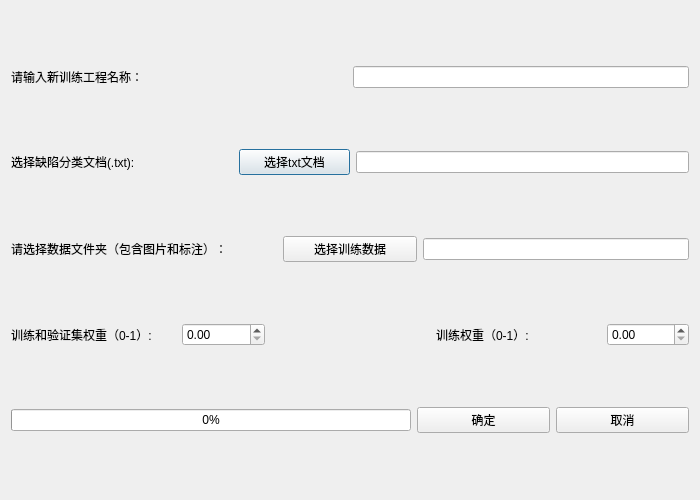
<?xml version="1.0" encoding="UTF-8"?>
<ui version="4.0">
 <class>Dialog</class>
 <widget class="QDialog" name="Dialog">
  <property name="geometry">
   <rect>
    <x>0</x>
    <y>0</y>
    <width>700</width>
    <height>500</height>
   </rect>
  </property>
  <property name="minimumSize">
   <size>
    <width>700</width>
    <height>500</height>
   </size>
  </property>
  <property name="maximumSize">
   <size>
    <width>700</width>
    <height>500</height>
   </size>
  </property>
  <property name="windowTitle">
   <string>创建训练工程</string>
  </property>
  <layout class="QVBoxLayout" name="verticalLayout" stretch="1,1,1,1,1">
   <item>
    <layout class="QHBoxLayout" name="horizontalLayout" stretch="1,1">
     <item>
      <widget class="QLabel" name="label">
       <property name="styleSheet">
        <string notr="true">
font: 10pt &quot;新宋体&quot;</string>
       </property>
       <property name="text">
        <string>请输入新训练工程名称：</string>
       </property>
      </widget>
     </item>
     <item>
      <widget class="QLineEdit" name="newName_label"/>
     </item>
    </layout>
   </item>
   <item>
    <layout class="QHBoxLayout" name="horizontalLayout_2" stretch="2,1,3">
     <item>
      <widget class="QLabel" name="label_2">
       <property name="text">
        <string>选择缺陷分类文档(.txt):</string>
       </property>
      </widget>
     </item>
     <item>
      <widget class="QPushButton" name="QpushButton_choseclass">
       <property name="text">
        <string>选择txt文档</string>
       </property>
      </widget>
     </item>
     <item>
      <widget class="QLineEdit" name="lineEdit_class"/>
     </item>
    </layout>
   </item>
   <item>
    <layout class="QHBoxLayout" name="horizontalLayout_3" stretch="2,1,2">
     <item>
      <widget class="QLabel" name="label_3">
       <property name="styleSheet">
        <string notr="true">
font: 10pt &quot;新宋体&quot;</string>
       </property>
       <property name="text">
        <string>请选择数据文件夹（包含图片和标注）：</string>
       </property>
      </widget>
     </item>
     <item>
      <widget class="QPushButton" name="QpushButton_chosedataflieName">
       <property name="text">
        <string>选择训练数据</string>
       </property>
      </widget>
     </item>
     <item>
      <widget class="QLineEdit" name="lineEdit_datafile"/>
     </item>
    </layout>
   </item>
   <item>
    <layout class="QHBoxLayout" name="horizontalLayout_5" stretch="2,1,2,2,1">
     <item>
      <widget class="QLabel" name="label_5">
       <property name="styleSheet">
        <string notr="true">font: 10pt &quot;新宋体&quot;;</string>
       </property>
       <property name="text">
        <string>训练和验证集权重（0-1）:</string>
       </property>
      </widget>
     </item>
     <item>
      <widget class="QDoubleSpinBox" name="doubleSpinBox_trainVal"/>
     </item>
     <item>
      <spacer name="horizontalSpacer">
       <property name="orientation">
        <enum>Qt::Horizontal</enum>
       </property>
       <property name="sizeHint" stdset="0">
        <size>
         <width>40</width>
         <height>20</height>
        </size>
       </property>
      </spacer>
     </item>
     <item>
      <widget class="QLabel" name="label_4">
       <property name="styleSheet">
        <string notr="true">font: 10pt &quot;新宋体&quot;;</string>
       </property>
       <property name="text">
        <string>训练权重（0-1）:</string>
       </property>
      </widget>
     </item>
     <item>
      <widget class="QDoubleSpinBox" name="doubleSpinBox_train"/>
     </item>
    </layout>
   </item>
   <item>
    <layout class="QHBoxLayout" name="horizontalLayout_4" stretch="3,1,1">
     <item>
      <widget class="QProgressBar" name="progressBar_data">
       <property name="value">
        <number>0</number>
       </property>
      </widget>
     </item>
     <item>
      <widget class="QPushButton" name="pushButton_ok">
       <property name="text">
        <string>确定</string>
       </property>
      </widget>
     </item>
     <item>
      <widget class="QPushButton" name="pushButton_cancel">
       <property name="text">
        <string>取消</string>
       </property>
      </widget>
     </item>
    </layout>
   </item>
  </layout>
 </widget>
 <resources/>
 <connections/>
</ui>
